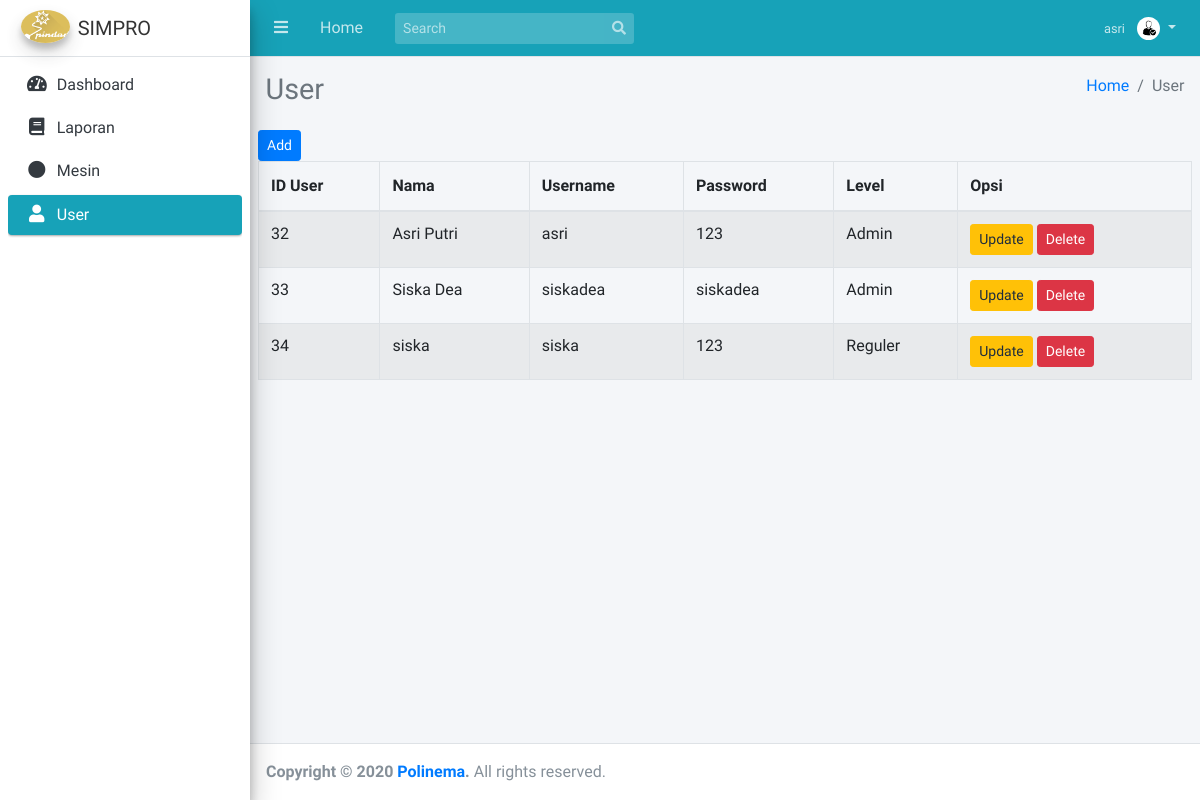
Before: /userpass.php (signed in) with the older database file.
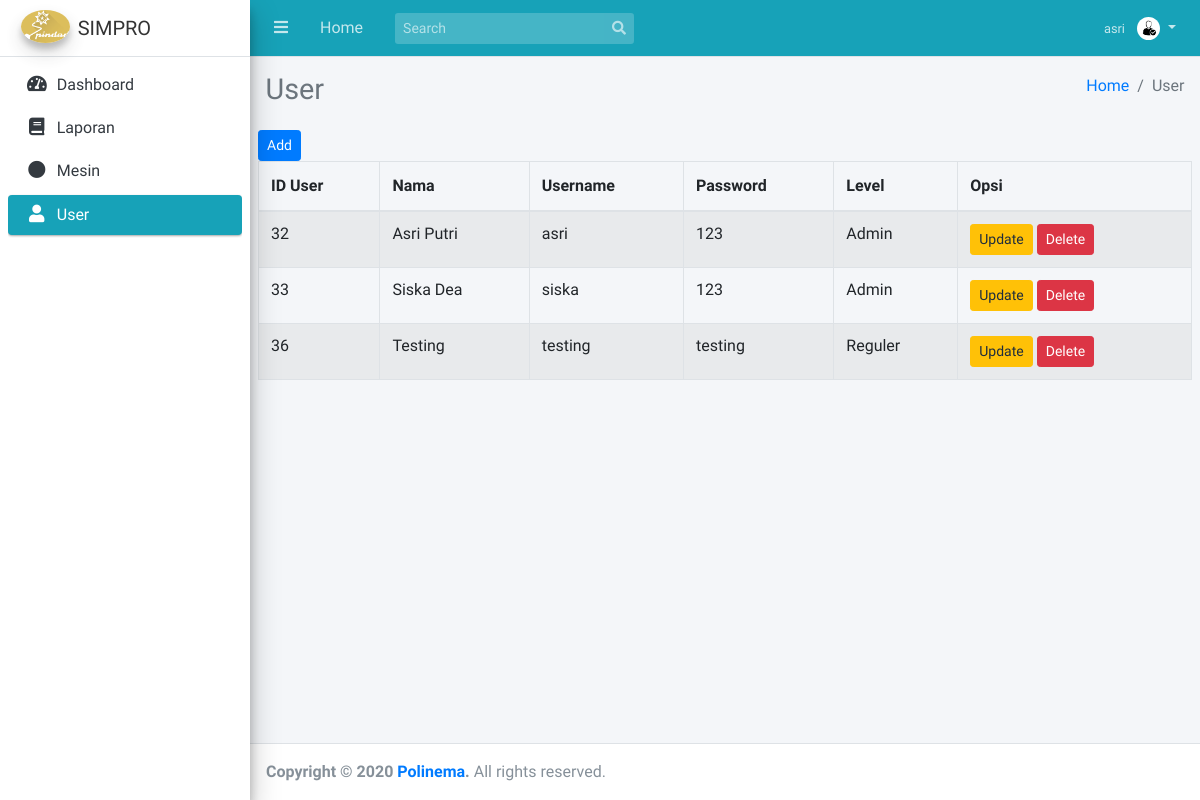
After: the same page with the newer database file.
### tables this page shows
CREATE TABLE `lat_user` (
  `id_user` int(11) NOT NULL,
  `nama` varchar(30) DEFAULT NULL,
  `uname` varchar(200) NOT NULL,
  `pass` varchar(32) NOT NULL,
  `level` int(11) DEFAULT NULL
);

CREATE TABLE `lat_user_lvl` (
  `id` int(11) NOT NULL,
  `lvl_name` varchar(200) NOT NULL
);

### userpass.php (the view, shortened to what this page needs)
<!DOCTYPE html>
<?php
include_once 'koneksi.php';
$name=$_SESSION['uname'];
?>
<html>
<head>
    <link rel="stylesheet" href="plugins/fontawesome-free/css/all.min.css">
    <link rel="stylesheet" href="https://code.ionicframework.com/ionicons/2.0.1/css/ionicons.min.css">
    <link rel="stylesheet" href="plugins/tempusdominus-bootstrap-4/css/tempusdominus-bootstrap-4.min.css">
    <link rel="stylesheet" href="plugins/icheck-bootstrap/icheck-bootstrap.min.css">
    <link rel="stylesheet" href="plugins/jqvmap/jqvmap.min.css">
    <link rel="stylesheet" href="dist/css/adminlte.min.css">
    <link rel="stylesheet" href="plugins/overlayScrollbars/css/OverlayScrollbars.min.css">
    <link rel="stylesheet" href="plugins/daterangepicker/daterangepicker.css">
    <link rel="stylesheet" href="plugins/summernote/summernote-bs4.css">
</head>
<body class="hold-transition sidebar-mini layout-fixed">
    <div class="wrapper">
        <nav class="main-header navbar navbar-expand navbar-info navbar-dark">
            <ul class="navbar-nav">
                <li class="nav-item">
                    <a class="nav-link" data-widget="pushmenu" href="#"><i class="fas fa-bars"></i></a>
                </li>
                <li class="nav-item d-none d-sm-inline-block">
                    <a href="index1.php" class="nav-link">Home</a>
                </li>
            </ul>
            <form class="form-inline ml-3">
                <div class="input-group input-group-sm">
                    <input class="form-control form-control-navbar" type="search" placeholder="Search"
                        aria-label="Search">
                    <div class="input-group-append">
                        <button class="btn btn-navbar" type="submit">
                            <i class="fas fa-search"></i>
                        </button>
                    </div>
                </div>
            </form>
            <ul class="navbar-nav ml-auto">
                <li class="nav-item dropdown no-arrow">
                    <a class="nav-link dropdown-toggle" href="#" id="userDropdown" role="button" data-toggle="dropdown"
                        aria-haspopup="true" aria-expanded="false">
                        <span class="mr-2 d-none d-lg-inline text-gray-600 small"><?php echo $name?></span>
                        <img class="img-profile rounded-circle" src="dist/img/gb2.jpg" height="23px">
                    </a>
                </li>
            </ul>
        </nav>
        <aside class="main-sidebar sidebar-light-info elevation-4">
            <a href="index1.php" class="brand-link">
                <img src="dist/img/logooh.png" alt="AdminLTE Logo" class="brand-image img-circle elevation-3"
                    style="opacity: .8">
                <span class="brand-text font-weight-dark">SIMPRO</span>
            </a>
            <div class="sidebar">
                <nav class="mt-2">
                    <ul class="nav nav-pills nav-sidebar flex-column" data-widget="treeview" role="menu"
                        data-accordion="false">
                        <li class="nav-item has-treeview">
                            <a href="index1.php" class="nav-link">
                                <i class="nav-icon fas fa-tachometer-alt"></i>
                                <p>Dashboard</p>
                            </a>
                        </li>
                        <li class="nav-item has-treeview">
                            <a href="shiftcoba.php" class="nav-link">
                                <i class="nav-icon fas fa-book"></i>
                                <p>Laporan</p>
                            </a>
                        </li>
                        <li class="nav-item has-treeview">
                            <a href="mesin.php" class="nav-link">
                                <i class="fas fa-circle nav-icon"></i>
                                <p>Mesin</p>
                            </a>
                        </li>
                        <li class="nav-item has-treeview">
                            <a href="userpass.php" class="nav-link active">
                                <i class="nav-icon fas fa-user"></i>
                                <p>User</p>
                            </a>
                        </li>
                    </ul>
                </nav>
            </div>
        </aside>
        <div class="content-wrapper">
            <div class="content-header">
                <div class="container-fluid">
                    <div class="row mb-2">
                        <div class="col-sm-6">
                            <h1 class="m-0 text-gray">User</h1>
                        </div>
                        <div class="col-sm-6">
                            <ol class="breadcrumb float-sm-right">
                                <li class="breadcrumb-item"><a href="#">Home</a></li>
                                <li class="breadcrumb-item active">User</li>
                            </ol>
                        </div>
                    </div>
                </div>
            </div>
            <section class="content">
                <div class="table-responsive">
                    <table class="table table-bordered table-hover table-striped">
                        <thead>
                            <tr>
                                <th>ID User</th>
                                <th>Nama</th>
                                <th>Username</th>
                                <th>Password</th>
                                <th>Level</th>
                                <th>Opsi</th>
                            </tr>
                        </thead>
                        <tbody>
                            <a class="btn btn-primary btn-sm" href="tambahUserF.php">
                                <span class="glyphicon glyphicon-plus">Add</span>
                            </a>
                            <br>
                            <?php
                  $query = "SELECT lu.id_user, lu.nama, lu.uname, lu.pass, lv.lvl_name
                  FROM lat_user lu INNER JOIN lat_user_lvl lv ON lu.level=lv.id";
                  $result = mysqli_query($koneksi,$query);
                  if(mysqli_num_rows($result) > 0){
                      while($row = mysqli_fetch_assoc($result)){
                          echo "<tr>";
                          echo "<td><h6>".$row['id_user']."</h6></td>";
                          echo "<td><h6>".$row['nama']."</h6></td>";
                          echo "<td><h6>".$row['uname']."</h6></td>";
                          echo "<td><h6>".$row['pass']."</h6></td>";
                          echo "<td><h6>".$row['lvl_name']."</h6></td>";
                          echo "<td>";
              echo "<a class='btn btn-warning btn-sm' href='updateUserF.php?id=".$row["id_user"]."'>Update</a>";
              echo "<a class='btn btn-danger btn-sm' onclick='Hapus()' href='controller/deleteUser.php?id=".$row["id_user"]."'>Delete</a>";
              echo "</td>";
                      }
                  }
              ?>
                        </tbody>
                    </table>
            </section>
        </div>
        <footer class="main-footer">
            <strong>Copyright &copy; 2020 <a href="polinema.ac.id">Polinema</a>.</strong>
            All rights reserved.
        </footer>
    </div>
</body>
</html>

Changed rows visible on the page:
removed lat_user: id_user "34", nama "siska", uname "siska", pass "123", level.lvl_name "Reguler"
changed lat_user "Siska Dea": uname "siskadea" → "siska"; pass "siskadea" → "123"
added lat_user: id_user "36", nama "Testing", uname "testing", pass "testing", level.lvl_name "Reguler"
